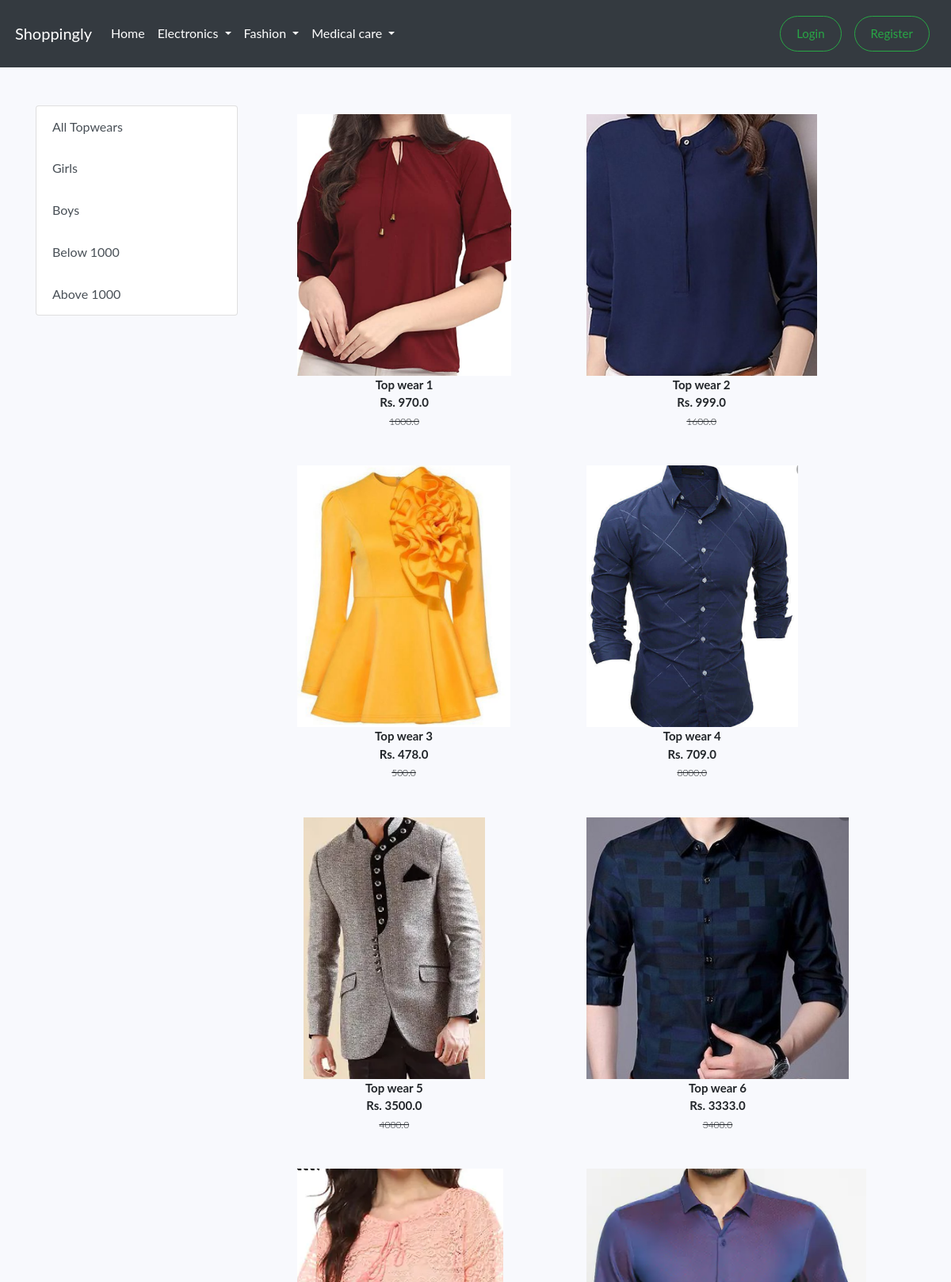
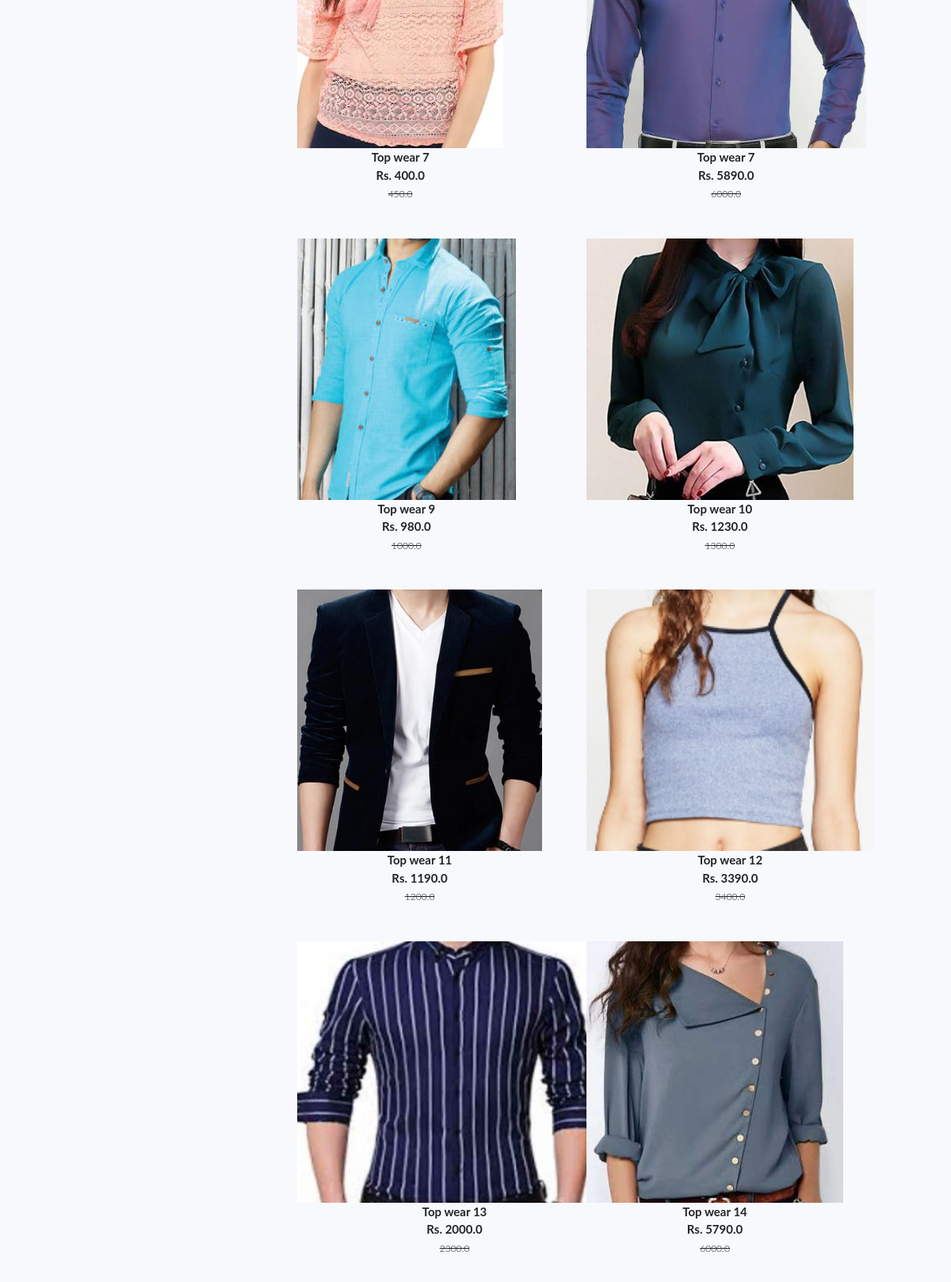
The app's page /top (upper part) with its own data (2 pictures, top to bottom).
### app/models.py (models this page shows, shortened)
class Product(models.Model):
	title = models.CharField(max_length=200)
	selling_price = models.FloatField()
	discounted_price = models.FloatField()
	description = models.TextField()
	brand = models.CharField(max_length=100)
	category = models.CharField(choices=CATEGORY_CHOICES, max_length=3)
	product_image = models.FileField(upload_to='product_img')

### app/views.py (the view)
# urls.py: path('top', views.top, name="top"),
def top(request, data=None):
	totalitem = 0
	if(data == None):
		tops = Product.objects.filter(category = "TW")
	elif(data == 'Girls' or data == 'Boys'):
		tops = Product.objects.filter(category = "TW").filter(brand=data)
	elif(data == "below"):
		tops = Product.objects.filter(category = "TW").filter(discounted_price__lt = 1000)
	elif(data == "above"):
		tops = Product.objects.filter(category = "TW").filter(discounted_price__gt = 1000)
	if request.user.is_authenticated:
		totalitem = len(Cart.objects.filter(user=request.user))
	return render(request, 'top.html', {'tops':tops, 'totalitem':totalitem})

### app/templates/top.html (shortened to what this page needs)
{% extends 'base.html' %}
{% load static %}
{% block content %}
<div class="container my-5">
 <div class="row">
  <div class="col-sm-3">
   <div class="list-group">
	   <a href="{% url 'top' %}" class="list-group-item list-group-item-action" aria-current="true"> All Topwears
	   </a>
	   <a href="{% url 'topdata' 'Girls' %}" class="list-group-item list-group-item-action" aria-current="true"> Girls
	   </a>
	   <a href="{% url 'topdata' 'Boys' %}" class="list-group-item list-group-item-action" aria-current="true"> Boys
	   </a>
	   	   <a href="{% url 'topdata' 'below' %}" class="list-group-item list-group-item-action" aria-current="true"> Below 1000
	   </a>
	   	   <a href="{% url 'topdata' 'above' %}" class="list-group-item list-group-item-action" aria-current="true"> Above 1000
	   </a>
   </div>
  </div>
  <div class="col-sm-8">
<div class="row">
	 {% for t in tops %}
<div class="col-sm-5 text-center mb-4 mr-4 ml-4">
	<a href="{% url 'productdetail' t.id %}" class="btn">
		<div class="item">
			<img src="{{t.product_image.url}}" alt="" height="330" class="">
			<div class="fw-bold">
				{{t.title}}
			</div>
			<div class="fw-bold">
				Rs. {{t.discounted_price}}
			</div>
			<small class="fw-light text-decoration-line-through">
				{{t.selling_price}}
			</small>
		</div>
	</a>
</div>
	 {% endfor %}
</div>
  </div>
 </div>
</div>
{% endblock content %}

### records on screen
Product: product_image (picture), title "Top wear 1", discounted_price "970.0", selling_price "1000.0"
Product: product_image (picture), title "Top wear 2", discounted_price "999.0", selling_price "1600.0"
Product: product_image (picture), title "Top wear 3", discounted_price "478.0", selling_price "500.0"
Product: product_image (picture), title "Top wear 4", discounted_price "709.0", selling_price "8000.0"
Product: product_image (picture), title "Top wear 5", discounted_price "3500.0", selling_price "4000.0"
Product: product_image (picture), title "Top wear 6", discounted_price "3333.0", selling_price "3400.0"
Product: product_image (picture), title "Top wear 7", discounted_price "400.0", selling_price "450.0"
Product: product_image (picture), title "Top wear 7", discounted_price "5890.0", selling_price "6000.0"
Product: product_image (picture), title "Top wear 9", discounted_price "980.0", selling_price "1000.0"
Product: product_image (picture), title "Top wear 10", discounted_price "1230.0", selling_price "1300.0"
Product: product_image (picture), title "Top wear 11", discounted_price "1190.0", selling_price "1200.0"
Product: product_image (picture), title "Top wear 12", discounted_price "3390.0", selling_price "3400.0"
Product: product_image (picture), title "Top wear 13", discounted_price "2000.0", selling_price "2300.0"
Product: product_image (picture), title "Top wear 14", discounted_price "5790.0", selling_price "6000.0"
